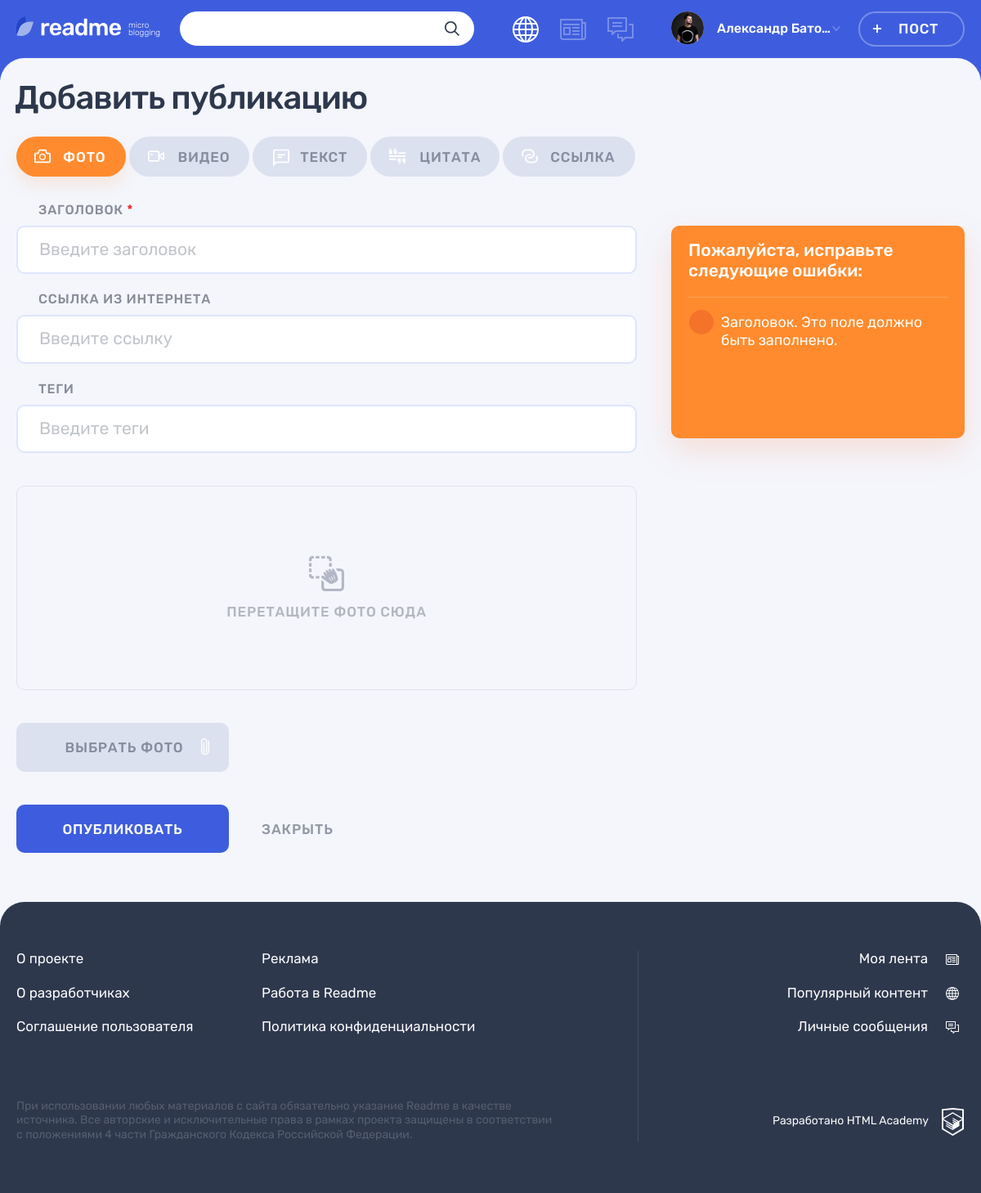
The page /add.php on the database its author committed.
### tables this page shows
CREATE TABLE IF NOT EXISTS content_types (
  id BIGINT AUTO_INCREMENT PRIMARY KEY,
  content_type_name TINYTEXT,
  content_type_class TINYTEXT
);

### helpers.php (called while the page is built, shortened)
<?php
function include_template($name, array $data = [])
{
    $name = 'templates/' . $name;
    extract($data);
    require $name;
    $result = ob_get_clean();
    return $result;
}

### init.php (called while the page is built, shortened)
<?php
$content_types = [];

### templates/new-post.php (the view, shortened to what this page needs)
<div class="page__main-section">
    <div class="container">
        <h1 class="page__title page__title--adding-post">Добавить публикацию</h1>
    </div>
    <div class="adding-post container">
        <div class="adding-post__tabs-wrapper tabs">
            <div class="adding-post__tabs filters">
                <ul class="adding-post__tabs-list filters__list tabs__list">
                    <?php foreach ($content_types as $content_type_key => $content_type) { ?>
                        <li class="adding-post__tabs-item filters__item">
                            <a class="
                                adding-post__tabs-link
                                filters__button
                                filters__button--<?= $content_type['content_type_class'] ?>
                                <?= $content_type['id'] === '1' ? 'filters__button--active' : '' ?>
                                tabs__item
                                <?= $content_type['id'] === '1' ? 'tabs__item--active' : '' ?>
                                button"
                               href="#"
                            >
                                <svg class="filters__icon" width="20" height="21">
                                    <use xlink:href="#icon-filter-<?= $content_type['content_type_class'] ?>"></use>
                                </svg>
                                <span><?= $content_type['content_type_name'] ?></span>
                            </a>
                        </li>
                    <?php } ?>
                </ul>
            </div>
            <div class="adding-post__tab-content">
                <?php foreach ($content_types as $content_type_key => $content_type) { ?>
                    <?php if ($content_type['content_type_class'] === 'photo') { ?>
                        <section class="adding-post__photo tabs__content<?= $content_type_key === 0 ? " tabs__content--active" : "" ?>">
                            <form class="adding-post__form form" action="add.php" method="post" enctype="multipart/form-data">
                                <div class="form__text-inputs-wrapper">
                                    <div class="form__text-inputs">
                                        <div class="adding-post__input-wrapper form__input-wrapper">
                                            <label class="adding-post__label form__label" for="photo-heading">Заголовок <span class="form__input-required">*</span></label>
                                            <div class="form__input-section">
                                                <input class="adding-post__input form__input" id="photo-heading" type="text" name="photo-heading" placeholder="Введите заголовок">
                                            </div>
                                        </div>
                                        <div class="adding-post__input-wrapper form__input-wrapper">
                                            <label class="adding-post__label form__label" for="photo-url">Ссылка из интернета</label>
                                            <div class="form__input-section">
                                                <input class="adding-post__input form__input" id="photo-url" type="text" name="photo-heading" placeholder="Введите ссылку">
                                            </div>
                                        </div>
                                        <div class="adding-post__input-wrapper form__input-wrapper">
                                            <label class="adding-post__label form__label" for="photo-tags">Теги</label>
                                            <div class="form__input-section">
                                                <input class="adding-post__input form__input" id="photo-tags" type="text" name="photo-heading" placeholder="Введите теги">
                                            </div>
                                        </div>
                                    </div>
                                    <div class="form__invalid-block">
                                        <b class="form__invalid-slogan">Пожалуйста, исправьте следующие ошибки:</b>
                                        <ul class="form__invalid-list">
                                            <li class="form__invalid-item">Заголовок. Это поле должно быть заполнено.</li>
                                        </ul>
                                    </div>
                                </div>
                                <div class="adding-post__input-file-container form__input-container form__input-container--file">
                                    <div class="adding-post__input-file-wrapper form__input-file-wrapper">
                                        <div class="adding-post__file-zone adding-post__file-zone--photo form__file-zone dropzone">
                                            <div class="form__file-zone-text">
                                                <span>Перетащите фото сюда</span>
                                            </div>
                                        </div>
                                        <button class="adding-post__input-file-button form__input-file-button form__input-file-button--photo button" type="button">
                                            <span>Выбрать фото</span>
                                            <svg class="adding-post__attach-icon form__attach-icon" width="10" height="20">
                                                <use xlink:href="#icon-attach"></use>
                                            </svg>
                                        </button>
                                    </div>
                                </div>
                                <div class="adding-post__buttons">
                                    <button class="adding-post__submit button button--main" type="submit">Опубликовать</button>
                                    <a class="adding-post__close" href="#">Закрыть</a>
                                </div>
                            </form>
                        </section>
                    <?php } ?>
                <?php } ?>
            </div>
        </div>
    </div>
</div>

### rows shown on the page
content_types: content_type_name "ФОТО"
content_types: content_type_name "ВИДЕО"
content_types: content_type_name "ТЕКСТ"
content_types: content_type_name "ЦИТАТА"
content_types: content_type_name "ССЫЛКА"

### other values the page prints
$user_name "Александр Бато…"
